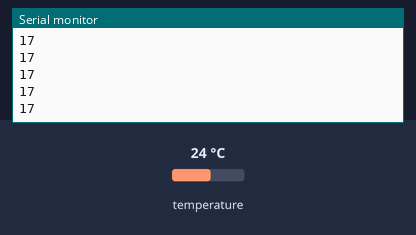
Recording of a sketch running on a simulated Arduino Uno, built with avr-gcc and run on an emulated ATmega328P. Shown: the last lines printed to the serial monitor. The inputs (shaded band) are chosen by the test bench; at power-on: temperature 24 °C.

Above: at 1.2 s.
1.3 s: temperature set to 12 °C
At 2.3 s:
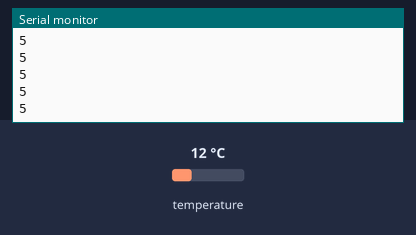
2.8 s: temperature set to 19 °C
At 3.8 s:
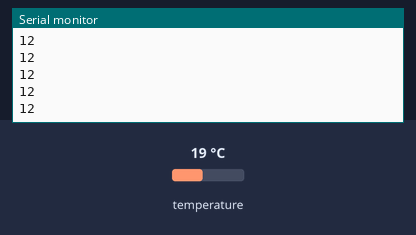
Timing chart, 0 to 5.8 s (numbered marks = the images above; inputs shaded):
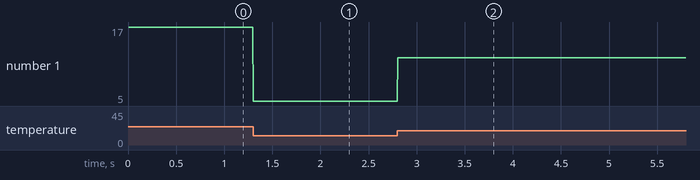

The sketch:

nhiet_do1.ino
```cpp
#include <SFE_BMP180.h>
SFE_BMP180 pressure;
#define ALTITUDE 0
int temp =0;
void readTemp() {
  char status = 0;
  double T;
  if (status == 0) {
    status = pressure.startTemperature();
    delay(5);
  }
  status = pressure.getTemperature(T);
  if (status != 0)
  {
    temp = T - 7;
  }
Serial.println(temp);
}
void setup() {
  Serial.begin(9600);
  // put your setup code here, to run once:
   while (!pressure.begin());
}

void loop() {
  // put your main code here, to run repeatedly:
  readTemp();
}
```

Measured:
- after the input at 1.3 s, the serial monitor: prints a new line at once (image 1)
- after the input at 2.8 s, the serial monitor: prints a new line at once (image 2)
- plotted number 1: 17 → 5 after the input at 1.3 s, 5 → 12 after the input at 2.8 s
